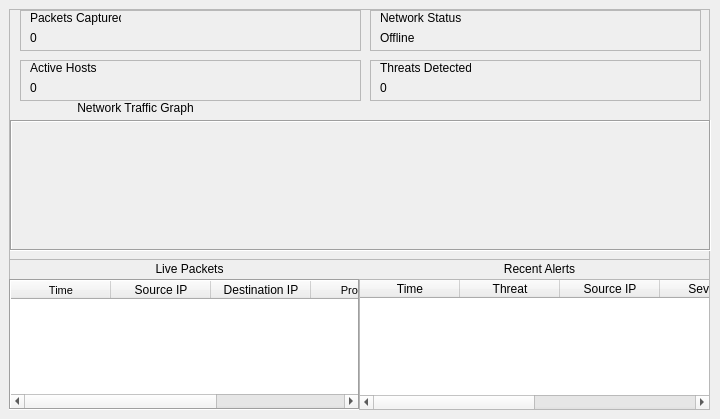
    <widget class="QWidget" name="pageDashboard">
     <widget class="QWidget" name="gridLayoutWidget_2">
      <property name="geometry">
       <rect>
        <x>20</x>
        <y>10</y>
        <width>341</width>
        <height>41</height>
       </rect>
      </property>
      <layout class="QGridLayout" name="gridLayout_2">
       <item row="0" column="0">
        <widget class="QFrame" name="framePackets">
         <property name="frameShape">
          <enum>QFrame::StyledPanel</enum>
         </property>
         <property name="frameShadow">
          <enum>QFrame::Sunken</enum>
         </property>
         <widget class="QLabel" name="lblPacketTitle">
          <property name="geometry">
           <rect>
            <x>10</x>
            <y>0</y>
            <width>91</width>
            <height>16</height>
           </rect>
          </property>
          <property name="text">
           <string>Packets Captured</string>
          </property>
         </widget>
         <widget class="QLabel" name="lblPacketCount">
          <property name="geometry">
           <rect>
            <x>10</x>
            <y>20</y>
            <width>81</width>
            <height>16</height>
           </rect>
          </property>
          <property name="text">
           <string>0</string>
          </property>
         </widget>
        </widget>
       </item>
      </layout>
     </widget>
     <widget class="QWidget" name="gridLayoutWidget_3">
      <property name="geometry">
       <rect>
        <x>20</x>
        <y>60</y>
        <width>341</width>
        <height>41</height>
       </rect>
      </property>
      <layout class="QGridLayout" name="gridLayout_4">
       <item row="0" column="0">
        <widget class="QFrame" name="frameHosts">
         <property name="frameShape">
          <enum>QFrame::StyledPanel</enum>
         </property>
         <property name="frameShadow">
          <enum>QFrame::Sunken</enum>
         </property>
         <widget class="QLabel" name="lblHostTitle">
          <property name="geometry">
           <rect>
            <x>10</x>
            <y>0</y>
            <width>91</width>
            <height>16</height>
           </rect>
          </property>
          <property name="text">
           <string>Active Hosts</string>
          </property>
         </widget>
         <widget class="QLabel" name="lblHostCount">
          <property name="geometry">
           <rect>
            <x>10</x>
            <y>20</y>
            <width>71</width>
            <height>16</height>
           </rect>
          </property>
          <property name="text">
           <string>0</string>
          </property>
         </widget>
        </widget>
       </item>
      </layout>
     </widget>
     <widget class="QWidget" name="gridLayoutWidget_4">
      <property name="geometry">
       <rect>
        <x>370</x>
        <y>10</y>
        <width>331</width>
        <height>41</height>
       </rect>
      </property>
      <layout class="QGridLayout" name="gridLayout_5">
       <item row="0" column="0">
        <widget class="QFrame" name="frameStatus">
         <property name="frameShape">
          <enum>QFrame::StyledPanel</enum>
         </property>
         <property name="frameShadow">
          <enum>QFrame::Sunken</enum>
         </property>
         <widget class="QLabel" name="lblNetworkStatusTitle">
          <property name="geometry">
           <rect>
            <x>10</x>
            <y>0</y>
            <width>91</width>
            <height>16</height>
           </rect>
          </property>
          <property name="text">
           <string>Network Status</string>
          </property>
         </widget>
         <widget class="QLabel" name="lblNetworkStatus">
          <property name="geometry">
           <rect>
            <x>10</x>
            <y>20</y>
            <width>141</width>
            <height>16</height>
           </rect>
          </property>
          <property name="text">
           <string>Offline</string>
          </property>
         </widget>
        </widget>
       </item>
      </layout>
     </widget>
     <widget class="QWidget" name="gridLayoutWidget_29">
      <property name="geometry">
       <rect>
        <x>370</x>
        <y>60</y>
        <width>331</width>
        <height>41</height>
       </rect>
      </property>
      <layout class="QGridLayout" name="gridLayout_30">
       <item row="1" column="0">
        <widget class="QFrame" name="frameThreats">
         <property name="frameShape">
          <enum>QFrame::StyledPanel</enum>
         </property>
         <property name="frameShadow">
          <enum>QFrame::Sunken</enum>
         </property>
         <widget class="QLabel" name="lblThreatTitle">
          <property name="geometry">
           <rect>
            <x>10</x>
            <y>0</y>
            <width>91</width>
            <height>16</height>
           </rect>
          </property>
          <property name="text">
           <string>Threats Detected</string>
          </property>
         </widget>
         <widget class="QLabel" name="lblThreatCount">
          <property name="geometry">
           <rect>
            <x>10</x>
            <y>20</y>
            <width>71</width>
            <height>16</height>
           </rect>
          </property>
          <property name="text">
           <string>0</string>
          </property>
         </widget>
        </widget>
       </item>
      </layout>
     </widget>
     <widget class="QLabel" name="lblNetworkTraffic">
      <property name="geometry">
       <rect>
        <x>10</x>
        <y>100</y>
        <width>251</width>
        <height>16</height>
       </rect>
      </property>
      <property name="text">
       <string>Network Traffic Graph</string>
      </property>
      <property name="alignment">
       <set>Qt::AlignCenter</set>
      </property>
     </widget>
     <widget class="QFrame" name="frameGraph">
      <property name="geometry">
       <rect>
        <x>10</x>
        <y>120</y>
        <width>701</width>
        <height>131</height>
       </rect>
      </property>
      <property name="frameShape">
       <enum>QFrame::Box</enum>
      </property>
      <property name="frameShadow">
       <enum>QFrame::Sunken</enum>
      </property>
      <widget class="QWidget" name="graphContainer" native="true">
       <property name="geometry">
        <rect>
         <x>-10</x>
         <y>-10</y>
         <width>721</width>
         <height>151</height>
        </rect>
       </property>
       <layout class="QVBoxLayout" name="verticalLayout_10"/>
      </widget>
     </widget>
     <widget class="QWidget" name="horizontalLayoutWidget_7">
      <property name="geometry">
       <rect>
        <x>9</x>
        <y>259</y>
        <width>701</width>
        <height>151</height>
       </rect>
      </property>
      <layout class="QHBoxLayout" name="horizontalLayoutTables">
       <item>
        <widget class="QFrame" name="frame">
         <property name="frameShape">
          <enum>QFrame::StyledPanel</enum>
         </property>
         <property name="frameShadow">
          <enum>QFrame::Raised</enum>
         </property>
         <widget class="QLabel" name="lblLivePacketsHeader">
          <property name="geometry">
           <rect>
            <x>130</x>
            <y>0</y>
            <width>101</width>
            <height>20</height>
           </rect>
          </property>
          <property name="text">
           <string>Live Packets</string>
          </property>
          <property name="alignment">
           <set>Qt::AlignCenter</set>
          </property>
         </widget>
         <widget class="QTableWidget" name="tableLivePackets">
          <property name="geometry">
           <rect>
            <x>0</x>
            <y>20</y>
            <width>351</width>
            <height>131</height>
           </rect>
          </property>
          <property name="frameShape">
           <enum>QFrame::Box</enum>
          </property>
          <property name="frameShadow">
           <enum>QFrame::Sunken</enum>
          </property>
          <property name="sizeAdjustPolicy">
           <enum>QAbstractScrollArea::AdjustIgnored</enum>
          </property>
          <property name="editTriggers">
           <set>QAbstractItemView::NoEditTriggers</set>
          </property>
          <property name="alternatingRowColors">
           <bool>true</bool>
          </property>
          <property name="selectionMode">
           <enum>QAbstractItemView::SingleSelection</enum>
          </property>
          <property name="selectionBehavior">
           <enum>QAbstractItemView::SelectRows</enum>
          </property>
          <property name="sortingEnabled">
           <bool>false</bool>
          </property>
          <column>
           <property name="text">
            <string>Time</string>
           </property>
           <property name="font">
            <font>
             <pointsize>8</pointsize>
            </font>
           </property>
          </column>
          <column>
           <property name="text">
            <string>Source IP</string>
           </property>
          </column>
          <column>
           <property name="text">
            <string>Destination IP</string>
           </property>
          </column>
          <column>
           <property name="text">
            <string>Protocol</string>
           </property>
           <property name="font">
            <font>
             <pointsize>8</pointsize>
            </font>
           </property>
          </column>
          <column>
           <property name="text">
            <string>Status</string>
           </property>
           <property name="font">
            <font>
             <pointsize>8</pointsize>
            </font>
           </property>
          </column>
         </widget>
         <widget class="QTableWidget" name="tableRecentAlerts">
          <property name="geometry">
           <rect>
            <x>350</x>
            <y>20</y>
            <width>351</width>
            <height>131</height>
           </rect>
          </property>
          <property name="sizeAdjustPolicy">
           <enum>QAbstractScrollArea::AdjustIgnored</enum>
          </property>
          <property name="gridStyle">
           <enum>Qt::SolidLine</enum>
          </property>
          <property name="columnCount">
           <number>6</number>
          </property>
          <column>
           <property name="text">
            <string>Time</string>
           </property>
          </column>
          <column>
           <property name="text">
            <string>Threat</string>
           </property>
          </column>
          <column>
           <property name="text">
            <string>Source IP</string>
           </property>
          </column>
          <column>
           <property name="text">
            <string>Severity</string>
           </property>
          </column>
          <column>
           <property name="text">
            <string>Details</string>
           </property>
          </column>
          <column>
           <property name="text">
            <string>Length</string>
           </property>
          </column>
         </widget>
         <widget class="QLabel" name="lblRecentAlerts">
          <property name="geometry">
           <rect>
            <x>480</x>
            <y>0</y>
            <width>101</width>
            <height>20</height>
           </rect>
          </property>
          <property name="text">
           <string>Recent Alerts</string>
          </property>
          <property name="alignment">
           <set>Qt::AlignCenter</set>
          </property>
         </widget>
        </widget>
       </item>
      </layout>
     </widget>
     <widget class="QFrame" name="frameDashboard">
      <property name="geometry">
       <rect>
        <x>9</x>
        <y>9</y>
        <width>701</width>
        <height>401</height>
       </rect>
      </property>
      <property name="frameShape">
       <enum>QFrame::StyledPanel</enum>
      </property>
      <property name="frameShadow">
       <enum>QFrame::Sunken</enum>
      </property>
     </widget>
     <zorder>frameDashboard</zorder>
     <zorder>gridLayoutWidget_2</zorder>
     <zorder>gridLayoutWidget_3</zorder>
     <zorder>gridLayoutWidget_4</zorder>
     <zorder>gridLayoutWidget_29</zorder>
     <zorder>lblNetworkTraffic</zorder>
     <zorder>frameGraph</zorder>
     <zorder>horizontalLayoutWidget_7</zorder>
    </widget>
